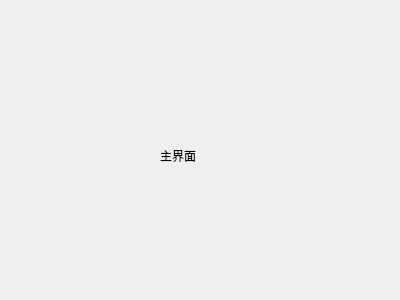
<?xml version="1.0" encoding="UTF-8"?>
<ui version="4.0">
 <class>CenterWidget</class>
 <widget class="QWidget" name="CenterWidget">
  <property name="geometry">
   <rect>
    <x>0</x>
    <y>0</y>
    <width>400</width>
    <height>300</height>
   </rect>
  </property>
  <property name="windowTitle">
   <string>CenterWidget</string>
  </property>
  <widget class="QLabel" name="label">
   <property name="geometry">
    <rect>
     <x>160</x>
     <y>150</y>
     <width>54</width>
     <height>12</height>
    </rect>
   </property>
   <property name="text">
    <string>主界面</string>
   </property>
  </widget>
 </widget>
 <layoutdefault spacing="6" margin="11"/>
 <resources/>
 <connections/>
</ui>
